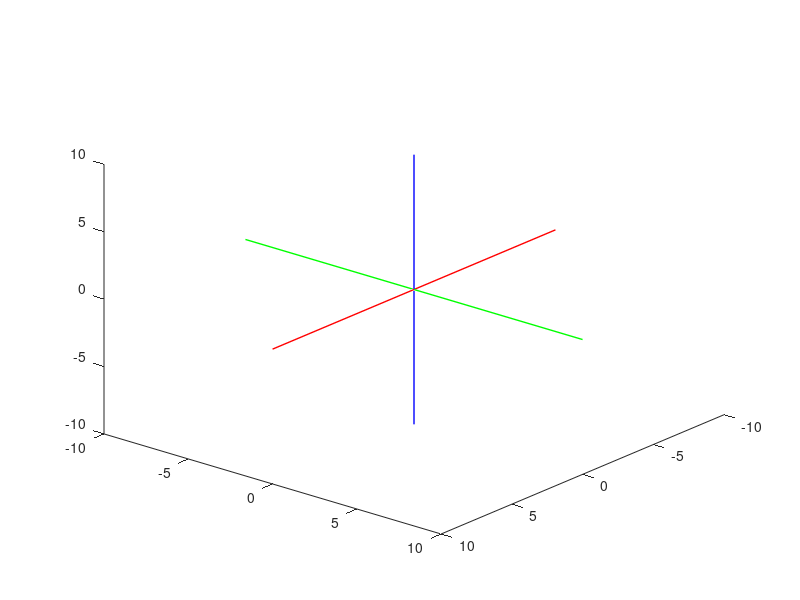

Source code (MATLAB): (Note: this script raises an error after producing the figure.)




Auvw = [0,0,0,0]';
Buvw = [0,0,3,0]';
Cuvw = [0,4,3,0]';
Duvw = [0,4,0,0]';
Euvw = [6,0,3,0]';
Fuvw = [6,0,0,0]';
Guvw = [6,4,0,0]';
Huvw = [6,4,3,0]';

for t1=0:0.1:10
 clf
 limit=10;
 view(130,30)
 axis([-limit limit -limit limit -limit limit])
    
line([-10 10], [0 0], [0 0],'Color','r','linewidth',1)
line([0 0], [-10 10], [0 0],'Color','g','linewidth',1)
line([0 0], [0 0], [-10 10],'Color','b','linewidth',1)
    
    RC = RotaZ(t1)*eye(4)
    Axyz=RC*Auvw;
    Bxyz=RC*Buvw;
    Cxyz=RC*Cuvw;
    Dxyz=RC*Duvw;
    Exyz=RC*Euvw;
    Fxyz=RC*Fuvw;
    Gxyz=RC*Guvw;
    Hxyz=RC*Huvw;
    

 drawBox(Axyz,Bxyz,Cxyz,Dxyz,Exyz,Fxyz,Gxyz,Hxyz)
 drawnow;
 
 
end




for t2=0:0.5:30
 clf
 limit=10;
 view(130,30)
 axis([-limit limit -limit limit -limit limit])
    
line([-10 10], [0 0], [0 0],'Color','r','linewidth',1)
line([0 0], [-10 10], [0 0],'Color','g','linewidth',1)
line([0 0], [0 0], [-10 10],'Color','b','linewidth',1)
    
    RC1 = RotaY(t2)*RC;
    Axyz=RC1*Auvw;
    Bxyz=RC1*Buvw;
    Cxyz=RC1*Cuvw;
    Dxyz=RC1*Duvw;
    Exyz=RC1*Euvw;
    Fxyz=RC1*Fuvw;
    Gxyz=RC1*Guvw;
    Hxyz=RC1*Huvw;
    

 drawBox(Axyz,Bxyz,Cxyz,Dxyz,Exyz,Fxyz,Gxyz,Hxyz)
 drawnow;
 
 
end


for t3=0:0.5:120
 clf
 limit=10;
 view(130,30)
 axis([-limit limit -limit limit -limit limit])
    
line([-10 10], [0 0], [0 0],'Color','r','linewidth',1)
line([0 0], [-10 10], [0 0],'Color','g','linewidth',1)
line([0 0], [0 0], [-10 10],'Color','b','linewidth',1)
  RC2 = RC1 * RotaZ(t3)
    Axyz=RC2*Auvw;
    Bxyz=RC2*Buvw;
    Cxyz=RC2*Cuvw;
    Dxyz=RC2*Duvw;
    Exyz=RC2*Euvw;
    Fxyz=RC2*Fuvw;
    Gxyz=RC2*Guvw;
    Hxyz=RC2*Huvw;
    
    

 drawBox(Axyz,Bxyz,Cxyz,Dxyz,Exyz,Fxyz,Gxyz,Hxyz)
 drawnow;
 
 
end


for t4=0:0.5:90
 clf
 limit=10;
 view(130,30)
 axis([-limit limit -limit limit -limit limit])
    
line([-10 10], [0 0], [0 0],'Color','r','linewidth',1)
line([0 0], [-10 10], [0 0],'Color','g','linewidth',1)
line([0 0], [0 0], [-10 10],'Color','b','linewidth',1)
    
  RC3 =RC2 * RotaX(t4)
    Axyz=RC3*Auvw;
    Bxyz=RC3*Buvw;
    Cxyz=RC3*Cuvw;
    Dxyz=RC3*Duvw;
    Exyz=RC3*Euvw;
    Fxyz=RC3*Fuvw;
    Gxyz=RC3*Guvw;
    Hxyz=RC3*Huvw;
    
    

 drawBox(Axyz,Bxyz,Cxyz,Dxyz,Exyz,Fxyz,Gxyz,Hxyz)
 drawnow;
 
 
end

for t5=0:0.5:180
 clf
 limit=10;
 view(130,30)
 axis([-limit limit -limit limit -limit limit])
    
line([-10 10], [0 0], [0 0],'Color','r','linewidth',1)
line([0 0], [-10 10], [0 0],'Color','g','linewidth',1)
line([0 0], [0 0], [-10 10],'Color','b','linewidth',1)
    
 RC4 = RC3 * RotaY(t5)
    Axyz=RC4*Auvw;
    Bxyz=RC4*Buvw;
    Cxyz=RC4*Cuvw;
    Dxyz=RC4*Duvw;
    Exyz=RC4*Euvw;
    Fxyz=RC4*Fuvw;
    Gxyz=RC4*Guvw;
    Hxyz=RC4*Huvw;
    

 drawBox(Axyz,Bxyz,Cxyz,Dxyz,Exyz,Fxyz,Gxyz,Hxyz)
 drawnow;
 
 
end

for t6=0:0.5:50
 clf
 limit=10;
 view(130,30)
 axis([-limit limit -limit limit -limit limit])
    
line([-10 10], [0 0], [0 0],'Color','r','linewidth',1)
line([0 0], [-10 10], [0 0],'Color','g','linewidth',1)
line([0 0], [0 0], [-10 10],'Color','b','linewidth',1)
    
  RC5 = RC4 * RotaZ(t6)
    Axyz=RC5*Auvw;
    Bxyz=RC5*Buvw;
    Cxyz=RC5*Cuvw;
    Dxyz=RC5*Duvw;
    Exyz=RC5*Euvw;
    Fxyz=RC5*Fuvw;
    Gxyz=RC5*Guvw;
    Hxyz=RC5*Huvw;
    
    

 drawBox(Axyz,Bxyz,Cxyz,Dxyz,Exyz,Fxyz,Gxyz,Hxyz)
 drawnow;
 
 
end

